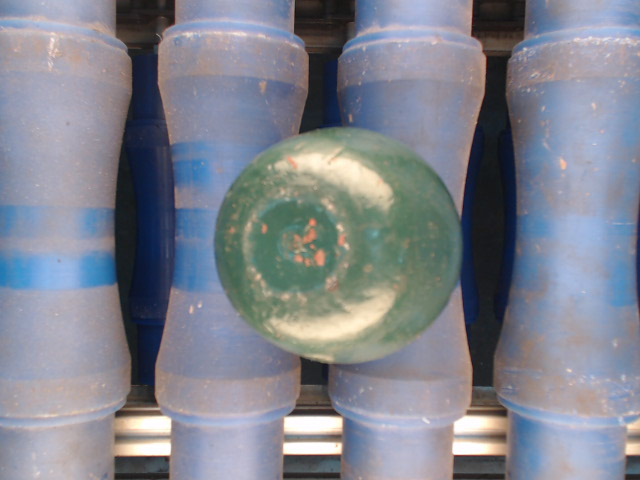
#> input picture ceeri_winter/test.bmp, 640 x 480 px
$ python -i svrPyFinalTest.py   (imports and definitions only)   (older library calls are emulated)
#> lines starting #> are read from the running program, lines starting #| are printed output that depends on the picture; after the words box and inside, x2 and y2 are one past the last pixel; in counts of white or black regions, pixels touching at a corner belong together
#> further down, picture is the input picture: shape (480, 640, 3); mean B, G, R 142.3, 131.7, 128.2
"""
Computer Control of Online Fruit Sorting System
===============================================
Controller that acts to take inputs from PhotoElectric Sensor through an Arduino; Take an image when the trigger arives; Process the image to get the grade of the imaged fruit; Send the grade back to the Arduino.

Processes the image taken and grades the fruit in the image based on criteria that need to be set.
See https://github.com/shubhvachher/fruitSorter for the complete project.
"""
import serial
import time
import cv2
import numpy as np
import threading

#Setup
# [5 lines not run here, left out]

#Funtion Definitions
# [4 lines left out: function showImage, not called in this run]

def distCalc(pt1,pt2):
	x1,y1 = pt1
	x2,y2 = pt2
	dist = (((y2-y1)**2)+((x2-x1)**2))**0.5
	return dist

# [16 lines left out: function takeImage, not called in this run]

def minVarRadius(cont, toShowImg, verbosity=0):
	image = toShowImg.copy()
	M=cv2.moments(cont)
	cx = M['m10']/M['m00']
	cy = M['m01']/M['m00']
	dx=0
	dy=0
	counter = 0
	if(verbosity>0):
		print("START of center finding")
	while True:
		centroid =(cx+dx,cy+dy)
		cx =centroid[0]
		cy=centroid[1]
		sumRad = 0
		minRadpt = cont[0][0]
		allRad = []
		for i in range(0,len(cont)):
			allRad.append(distCalc(centroid,cont[i][0]))
			sumRad = sumRad + allRad[i]
			if(allRad[i]<distCalc(centroid,minRadpt)):
				minRadpt=cont[i][0]
		std = np.std(allRad)
		if(verbosity>0):
			image = toShowImg.copy()
			cv2.circle(image, (int(centroid[0]),int(centroid[1])), 2, (0,0,255), 2)
			cv2.circle(image, (int(minRadpt[0]),int(minRadpt[1])), 2, (255,0,0), 2)
			showImage(image)
			print(std)

		if(std<7):
			if(verbosity>0):
				print("END")
				time.sleep(3)
			rad = sumRad/len(cont)
			return rad,std
		else:
			dx = 1*std*np.sin(np.arctan2((centroid[0]-minRadpt[0]),(centroid[1]-minRadpt[1])))
			dy = 1*std*np.cos(np.arctan2((centroid[0]-minRadpt[0]),(centroid[1]-minRadpt[1])))
		counter+=1
		if(counter>20):
			if(verbosity>0):
				print("Counter Exceeded. Ending with radius ZERO.")
			return 0,0

def radFinder(image, verbosity=0):
	"""Given an image of a fruit, it finds the center of the fruit and its radius."""
#> called with verbosity = 0
	image_bw = cv2.cvtColor(image.copy(), cv2.COLOR_BGR2GRAY)
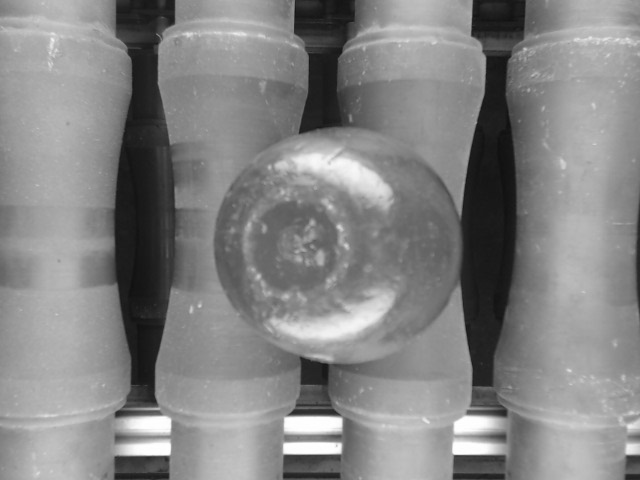
#> image_bw: shape (480, 640); min 16, max 255, mean 131.9
	th1 = cv2.adaptiveThreshold(image_bw.copy(), 255, cv2.ADAPTIVE_THRESH_GAUSSIAN_C, cv2.THRESH_BINARY_INV, 11, 2)
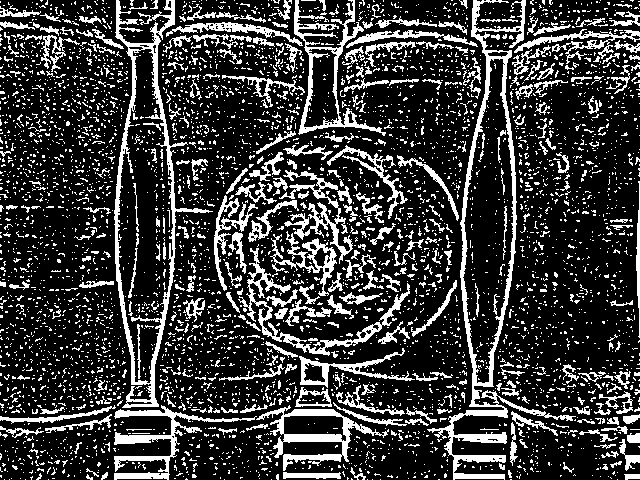
#> th1: shape (480, 640); 22.3% white; 4690 white regions (4328 under 20 px), largest, box (x1, y1, x2, y2) and area: (427, 0, 576, 480) 6008, (114, 0, 213, 408) 4636, (294, 0, 386, 136) 2111
	image_copy = image.copy()

	radMax = 0
	dpMax =0
	for dp in range(1,10,1):
		if(verbosity>1):
			image = image_copy.copy()
		circ = cv2.HoughCircles(image_bw.copy(), cv2.HOUGH_GRADIENT, dp, minDist = 400, minRadius=100)
		if(circ is not None):
			for c in circ:
				x,y,r =c[0].astype("int")
				if(radMax<r):
					radMax=r
					dpMax=dp
				if(verbosity>1):
					print(dp)
					cv2.circle(image,(x,y),r,(0,255,0),2)
					showImage(image,title=str(dp),waitTime=500)
		else:
			if(verbosity>1):
				print("Helllo",dp)
#> this loop made 9 passes
#> circ on passes 2 to 9: [[337, 251, 124.6]], [[448.5, 238.5, 196], [7.5, 205.5, 508.6]], [[342, 246, 118.8], [6, 14, 413.2], [10, 474, 316.4]], [[447.5, 237.5, 194.5], [27.5, 92.5, 323.5]], [[447, 237, 198.4], [9, 357, 326.2]], [[451.5, 234.5, 197.3], [24.5, 108.5, 319.8]], [[452, 228, 187.2], [36, 124, 300.8]], [[463.5, 238.5, 202.6], [67.5, 157.5, 258.4]]
#> after the loop, dpMax = 9; radMax = 202
	if(verbosity>1):
		image = image_copy.copy()

	circ = cv2.HoughCircles(image_bw.copy(), cv2.HOUGH_GRADIENT, dpMax, minDist = 400, minRadius=100)
	if(circ is not None):
		x,y,r = circ[0,0].astype("int")
#> x = 463; y = 238; r = 202
		mask = np.zeros(th1.shape)
		for i in range(0,th1.shape[0]):
			for j in range(0,th1.shape[1]):
				dx = i-y
				dy = j-x
				mask[i,j]= ((dx**2)+(dy**2))<=(r+20)**2
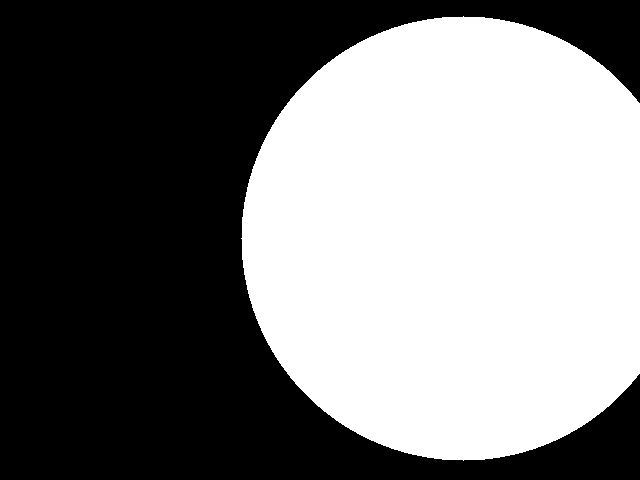
#> mask: shape (480, 640) float64; values 0 (black) and 1 (white), 47.7% white; 1 white region, box (x1, y1, x2, y2) and area: (241, 16, 640, 461) 146445
				#mask[i,j]= mask[i,j]*(((dx**2)+(dy**2))>=(r-20)**2)  #Untested but should work better
		ans = np.multiply(th1,mask)
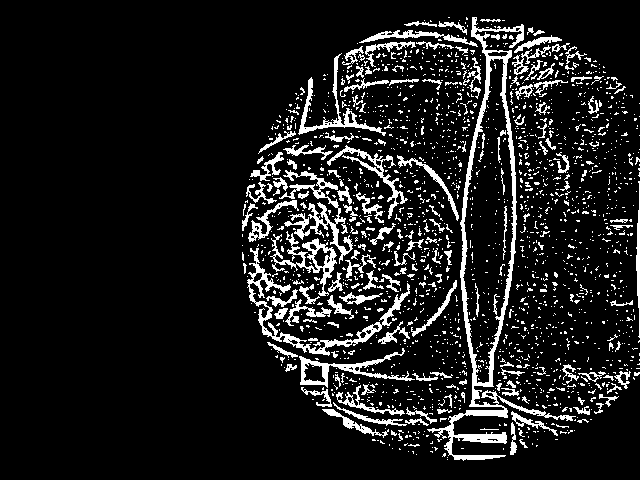
#> ans: shape (480, 640) float64; 10.9% white; 1899 white regions (1714 under 20 px), largest, box (x1, y1, x2, y2) and area: (427, 17, 576, 461) 5270, (247, 248, 410, 356) 1805, (279, 170, 353, 264) 1477

		if(verbosity>0):
			showImage(ans, title="Masked image", waitTime=5000)

		ans_scaled = cv2.convertScaleAbs(ans.copy())
#> ans_scaled: shape (480, 640); 10.9% white; 1899 white regions (1714 under 20 px)
		a,cnts,b=cv2.findContours(ans_scaled.copy(),cv2.RETR_LIST,cv2.CHAIN_APPROX_SIMPLE)
#> cnts = 2070 contours, 1941 with area under 20; largest, box (x1, y1, x2, y2) and area: (427, 17, 576, 461) 14511, (462, 58, 514, 384) 10408, (247, 248, 410, 356) 1486, (279, 170, 353, 264) 1049, (299, 348, 415, 388) 1022; b = 2070 rows, first 6: [1, -1, -1, -1], [2, 0, -1, -1], [3, 1, -1, -1], [4, 2, -1, -1], [5, 3, -1, -1], [6, 4, -1, -1]
		max_area=0
		for c in cnts:
		    area=cv2.contourArea(c)
		    if area>max_area:
		        max_area=area
		        best_cnt=c
#> this loop made 2070 passes
#> (area, max_area) on passes 26, 73, 91, 96, 216, 341, 414, 909, 1971, 2068: (22, 22), (92, 92), (188, 188), (261.5, 261.5), (262.5, 262.5), (303.5, 303.5), (1022, 1022), (1485.5, 1485.5), (10408, 10408), (14511, 14511)
#> after the loop, best_cnt = contour of 775 points, box (x1, y1, x2, y2) (427, 17, 576, 461), area 14511; max_area = 14511
		areaNormal=cv2.contourArea(best_cnt)
#> areaNormal = 14511
		cv2.drawContours(image,[best_cnt],-1,(0,255,0),2)
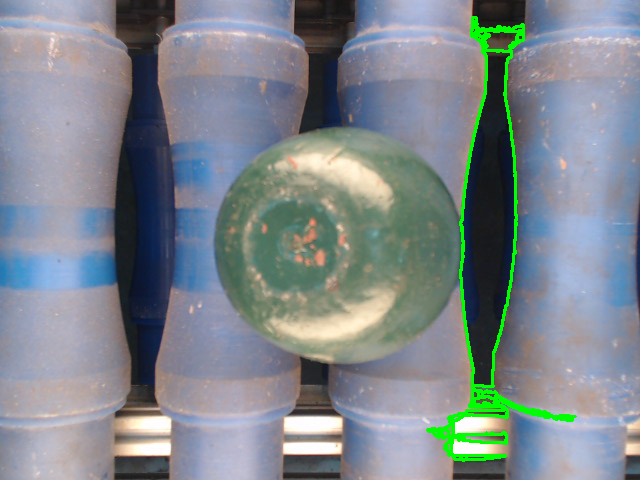
#> image: shape (480, 640, 3); 1.85% of pixels changed, all inside (x1, y1, x2, y2) = (426, 16, 577, 462)
		radAreaNormal=(areaNormal/3.14159)**0.5
#> radAreaNormal = 67.96
		radPtsNormal, stdDevNormal = minVarRadius(best_cnt, image, verbosity)
#> in minVarRadius, `M=cv2.moments(cont)`: M = moments, m00 14511, centre m10/m00, m01/m00 = (488.3, 237.5)
#> in minVarRadius, `cx = M['m10']/M['m00']`: cx = 488.3
#> in minVarRadius, `cy = M['m01']/M['m00']`: cy = 237.5
#> the loop in minVarRadius, `while True:` made 21 passes
#> (cx, cy) on pass 1: (488.3, 237.5)
		radPtsNormal = radPtsNormal - (stdDevNormal/2)
		image = image_copy.copy()

		closing = cv2.morphologyEx(ans.copy(), cv2.MORPH_CLOSE, np.ones((3,3),np.uint8))
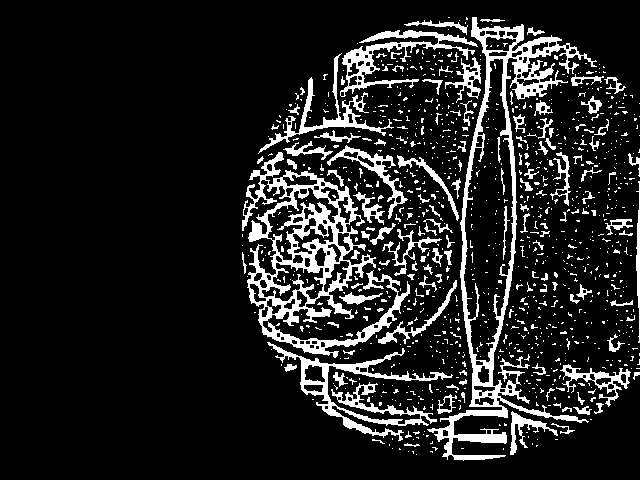
#> closing: shape (480, 640) float64; 12.9% white; 1039 white regions (903 under 20 px), largest, box (x1, y1, x2, y2) and area: (242, 152, 410, 358) 9044, (427, 17, 597, 461) 8550, (267, 342, 453, 441) 3168
		closing = cv2.convertScaleAbs(closing)
		a,cnts,b=cv2.findContours(closing.copy(),cv2.RETR_LIST,cv2.CHAIN_APPROX_SIMPLE)
		max_area=0
		for c in cnts:
		    area=cv2.contourArea(c)
		    if area>max_area:
		        max_area=area
		        best_cnt=c
#> this loop made 1176 passes
#> c on passes 1 to 3: [[416, 454]], [[430, 451], [431, 451], [432, 452], [432, 451]], [[412, 451], [413, 452], [413, 453], [413, 451]]

		areaClosed=cv2.contourArea(best_cnt)
		cv2.drawContours(image,[best_cnt],-1,(0,255,0),2)
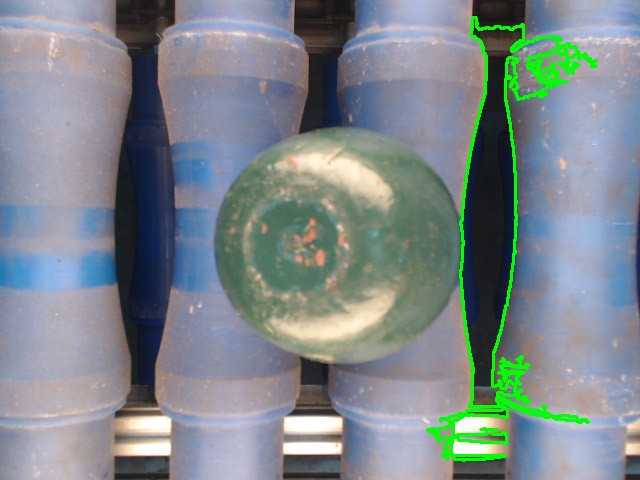
#> image: shape (480, 640, 3); 2.5% of pixels changed, all inside (x1, y1, x2, y2) = (426, 16, 598, 462)
		radAreaClosed=(areaClosed/3.14159)**0.5
		radPtsClosed, stdDevClosed = minVarRadius(best_cnt, image, verbosity)
		radPtsClosed = radPtsClosed - (stdDevClosed/2)
		image = image_copy.copy()

		if(verbosity>0):
			print("radAreaNormal is",radAreaNormal)
			print("radAreaClosed is",radAreaClosed)
			print("radPtsNormal is",radPtsNormal)
			print("radPtsCent is",radPtsClosed)
			print("stdDecNormal is",stdDevNormal)
			print("stdDevClosed is",stdDevClosed)

		radii = [radAreaNormal, radAreaClosed, radPtsNormal, radPtsClosed]
		radii = [f for f in radii if f>100]
		if(len(radii)>0):
			cv2.destroyAllWindows()
			return np.mean(radii)
		else:
			cv2.destroyAllWindows()
			return -2.15
	else:
		cv2.destroyAllWindows()
		return -2.15


# [55 lines left out: function radiusBasedGrading, not called in this run]
	# [4 lines of commented-out code are left out]


# [36 lines not run here, left out]
		#print("Total time in loop is : ",time.time()-timingUtility)

>>> import cv2
>>> picture = cv2.imread('../ceeri_winter/test.bmp')
>>> result = radFinder(picture)
